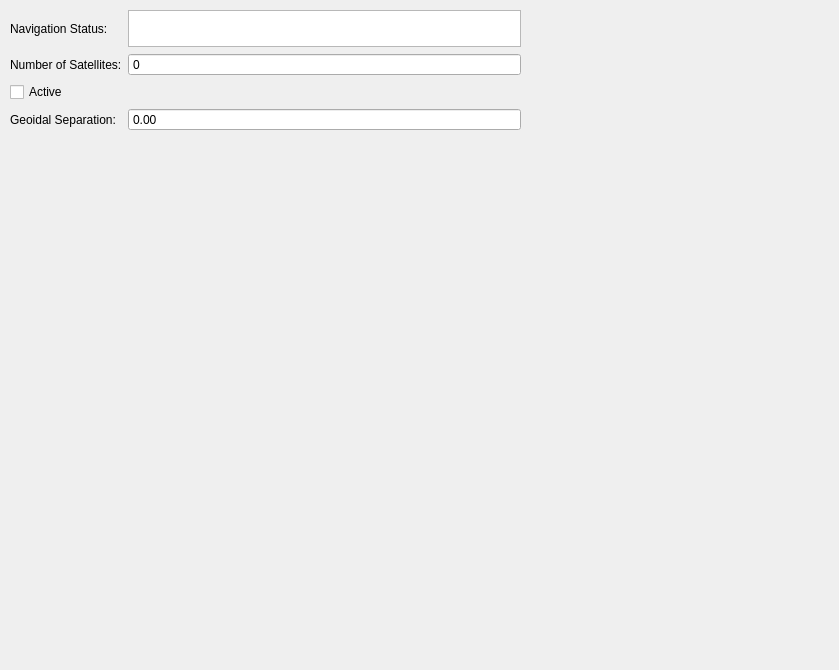
<?xml version="1.0" encoding="UTF-8"?>
<ui version="4.0">
 <class>Aux2GPSControl</class>
 <widget class="QWidget" name="Aux2GPSControl">
  <property name="geometry">
   <rect>
    <x>0</x>
    <y>0</y>
    <width>839</width>
    <height>670</height>
   </rect>
  </property>
  <property name="windowTitle">
   <string>Form</string>
  </property>
  <widget class="QWidget" name="gridLayoutWidget_2">
   <property name="geometry">
    <rect>
     <x>10</x>
     <y>10</y>
     <width>511</width>
     <height>121</height>
    </rect>
   </property>
   <layout class="QGridLayout" name="aux1GPSLayout">
    <item row="1" column="0">
     <widget class="QLabel" name="satAux2GPSLabel">
      <property name="text">
       <string>Number of Satellites:</string>
      </property>
     </widget>
    </item>
    <item row="0" column="0">
     <widget class="QLabel" name="navAux2GPSLabel">
      <property name="text">
       <string>Navigation Status:</string>
      </property>
     </widget>
    </item>
    <item row="1" column="1">
     <widget class="QSpinBox" name="satAux2GPSSpinBox">
      <property name="readOnly">
       <bool>true</bool>
      </property>
      <property name="buttonSymbols">
       <enum>QAbstractSpinBox::NoButtons</enum>
      </property>
     </widget>
    </item>
    <item row="0" column="1">
     <widget class="QTextBrowser" name="navAux2GPSText"/>
    </item>
    <item row="4" column="0">
     <widget class="QLabel" name="geoidalAux2GPSLabel">
      <property name="text">
       <string>Geoidal Separation:</string>
      </property>
     </widget>
    </item>
    <item row="4" column="1">
     <widget class="QDoubleSpinBox" name="geoidalAux2GPSSpinBox">
      <property name="readOnly">
       <bool>true</bool>
      </property>
      <property name="buttonSymbols">
       <enum>QAbstractSpinBox::NoButtons</enum>
      </property>
     </widget>
    </item>
    <item row="2" column="0">
     <widget class="QCheckBox" name="activeAux2CheckBox">
      <property name="text">
       <string>Active</string>
      </property>
      <property name="checkable">
       <bool>false</bool>
      </property>
     </widget>
    </item>
   </layout>
  </widget>
 </widget>
 <resources/>
 <connections/>
</ui>
